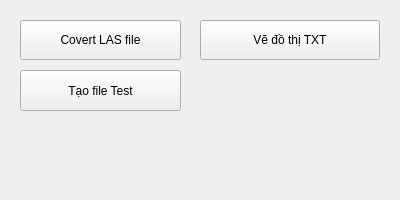
<?xml version="1.0" encoding="UTF-8"?>
<ui version="4.0">
 <class>MainWindow</class>
 <widget class="QMainWindow" name="MainWindow">
  <property name="geometry">
   <rect>
    <x>0</x>
    <y>0</y>
    <width>400</width>
    <height>200</height>
   </rect>
  </property>
  <property name="windowTitle">
   <string>Xử lý file LAS</string>
  </property>
  <widget class="QWidget" name="centralwidget">
   <widget class="QPushButton" name="btnTaoFile">
    <property name="geometry">
     <rect>
      <x>20</x>
      <y>70</y>
      <width>161</width>
      <height>41</height>
     </rect>
    </property>
    <property name="text">
     <string>Tạo file Test</string>
    </property>
   </widget>
   <widget class="QPushButton" name="btnTachFile">
    <property name="geometry">
     <rect>
      <x>20</x>
      <y>20</y>
      <width>161</width>
      <height>40</height>
     </rect>
    </property>
    <property name="text">
     <string>Covert LAS file</string>
    </property>
   </widget>
    <widget class="QPushButton" name="btnDrawTxtChart">
     <property name="geometry">
      <rect>
       <x>200</x>
       <y>20</y>
       <width>180</width>
       <height>40</height>
      </rect>
     </property>
     <property name="text">
      <string>Vẽ đồ thị TXT</string>
     </property>
    </widget>
  </widget>
 </widget>
 <resources/>
 <connections/>
</ui>
